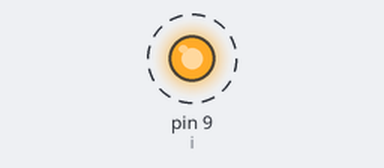
Recording of a sketch running on a simulated Arduino Uno, built with avr-gcc and run on an emulated ATmega328P. Shown: output pins drawn as LEDs (lit = HIGH). Dashed ring = blinking.

Above: at 0.2 s.
Timing chart, 0 to 4.6 s (numbered marks = the images above):
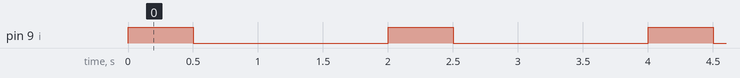

The sketch:

sheet1_Q_1_.ino
```cpp
int i=9;
void setup() {
  pinMode(i,OUTPUT);
}

void loop() {
  digitalWrite(i,HIGH);
  delay(500);
  digitalWrite(i,LOW);
  delay(1500);
}
```

Measured:
- by itself, pin 9 (i): alternates HIGH for 0.50 s and LOW for 1.5 s
